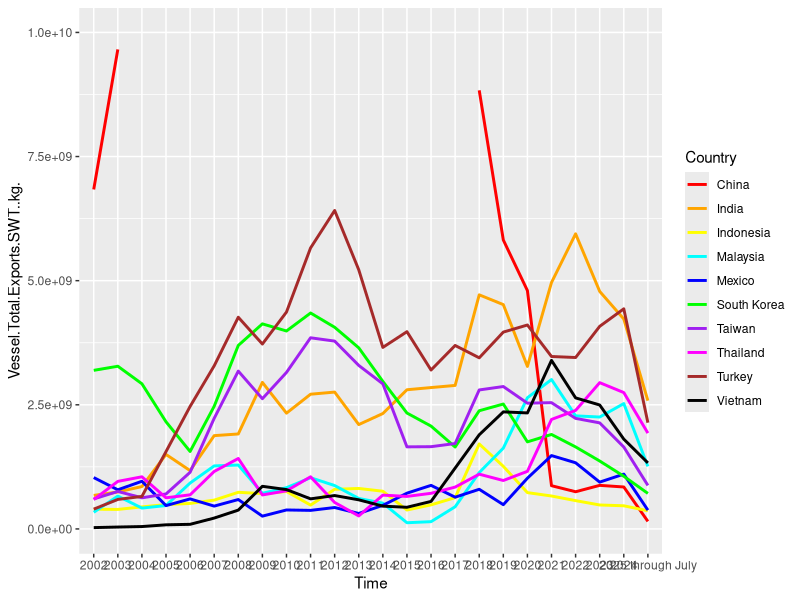
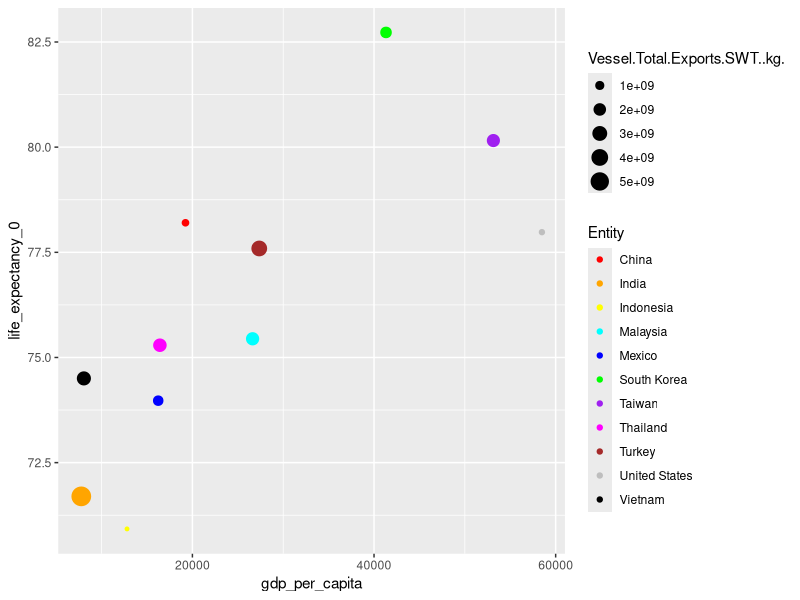

Recreate these plots in R, in order.
## ---- chunk 1
library(ggplot2)
library(tidyverse)
library(dplyr)
## ---- chunk 2
exports <- read.csv("data/PlasticExportsAllCountries.csv")
exports$Country <- replace(exports$Country, exports$Country=="Korea, South", "South Korea") # fix names 
countriesALL <- unique(exports$Country)
## ---- chunk 3
sums <- c()
for (co in countriesALL){
  temp <- exports |>
    filter(Country == co)
  sums <- c(sums, sum(temp$Vessel.Total.Exports.SWT..kg.))
}
total <- data.frame(countriesALL, sums) |>
  arrange(desc(sums)) |>
  slice(1:10)
## ---- chunk 4
countries <- total$countriesALL
plastics <- exports |>
  filter(Country %in% countries)
countries
## ---- chunk 5
plastics |>
  ggplot(aes(
    x=Time, 
    y=Vessel.Total.Exports.SWT..kg., 
    group=Country, 
    color=Country)) +
  geom_line(linewidth = 1) +
  ylim(0,1e+10) +
  scale_color_manual(values = c("China" = "red", 
                                "India" = "orange", 
                                "Indonesia" = "yellow", 
                                "South Korea" = "green", 
                                "Malaysia" = "cyan", 
                                "Mexico" = "blue", 
                                "Taiwan" = "purple", 
                                "Thailand"="magenta", 
                                "Turkey"="brown", 
                                "Vietnam" = "black"))
## ---- chunk 6
china <- plastics |>
  filter(Country == "China")
china[4:5]
## ---- chunk 7
top10_2025 <- plastics |>
  filter(Time == "2025 through July") |>
  arrange(desc(Vessel.Total.Exports.SWT..kg.)) |>
  slice(1:10)
top10_2025 <- top10_2025$Country
top10_2025
## ---- chunk 8
intersect(countries, top10_2025)
## ---- chunk 9
quality <- read.csv("data/life-expectancy-vs-gdp-per-capita.csv")
## ---- chunk 10
plastics <- plastics |>
      mutate(Time = as.integer(Time))

qualityPlastic <- left_join(x = quality, y = plastics, by=join_by(Entity == Country, Year == Time))
## ---- chunk 11
qualityPlastic$Vessel.Total.Exports.SWT..kg.[is.na(qualityPlastic$Vessel.Total.Exports.SWT..kg.)] <- 3
qualityPlastic |>
  filter(Year == "2022" & Entity %in% countries) |>
  ggplot(aes(x = gdp_per_capita,
             y = life_expectancy_0,
             color = Entity)) +
  scale_color_manual(values = c("China" = "red",
                                "India" = "orange",
                                "Indonesia" = "yellow",
                                "South Korea" = "green",
                                "Malaysia" = "cyan",
                                "Mexico" = "blue",
                                "Taiwan" = "purple",
                                "Thailand"="magenta",
                                "Turkey"="brown",
                                "Vietnam" = "black",
                                "United States" = "gray")) +
  geom_point(aes(size=Vessel.Total.Exports.SWT..kg.)) +
  geom_point(data=qualityPlastic |>
  filter(Year == "2022" & Entity=="United States"))
